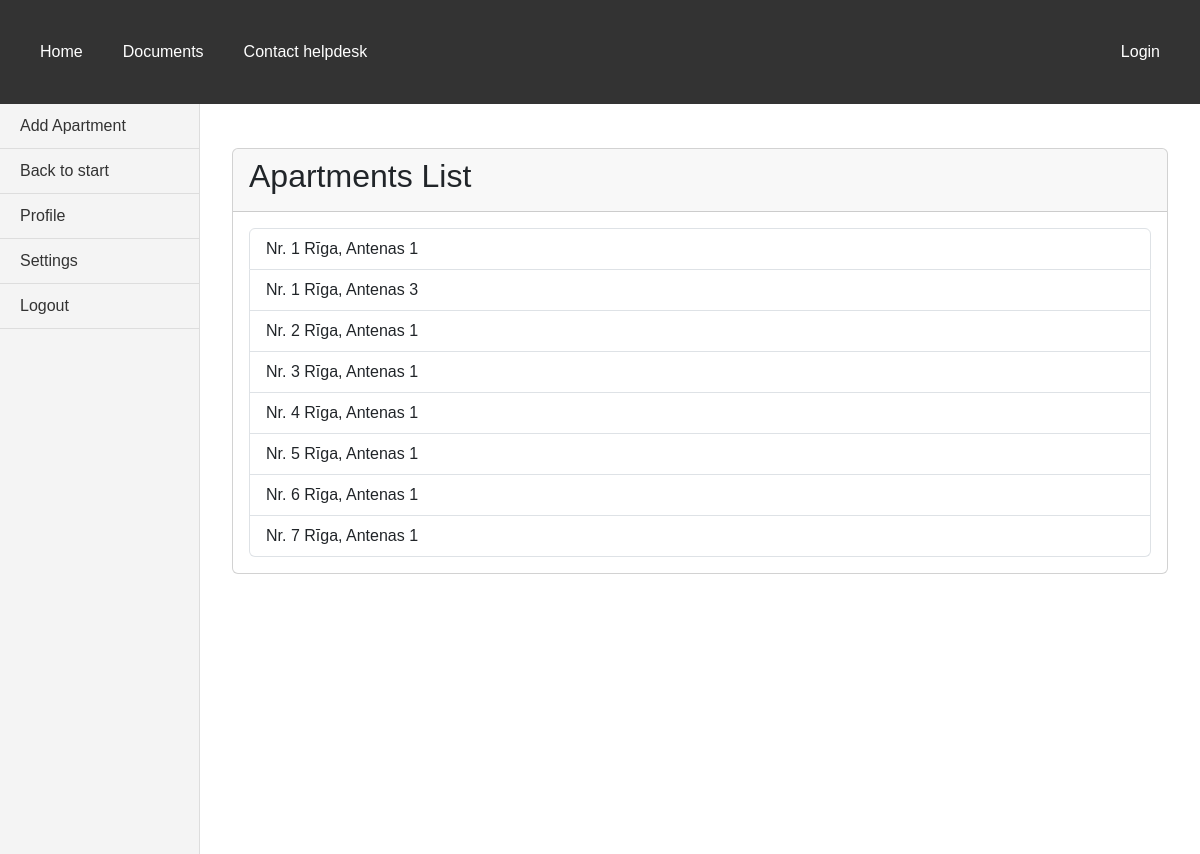
The page /bills/apartments/ on the database its author committed.
### bills/models.py (models this page shows, shortened)
class Apartment(models.Model):
    address = models.ForeignKey(House, on_delete=models.CASCADE)
    apartment_nr = models.IntegerField(validators=[MinValueValidator(1, 'Must be at least 1')])
    area = models.IntegerField("Area of apartment", validators=[MinValueValidator(1, 'Must be at least 1')])
    mean_house_part = models.DecimalField(max_digits=10, decimal_places=2, validators=[MinValueValidator(0, 'Must be at least 0')])
    heated_area = models.IntegerField("Heated area of apartment", validators=[MinValueValidator(0, 'Must be at least 0')])
    cold_meters_count = models.IntegerField("Count of cold water meters", validators=[MinValueValidator(0, 'Can not be negative number')])
    hot_meters_count = models.IntegerField("Count of hot water meters", validators=[MinValueValidator(0, 'Can not be negative number')])
    heat_meters_count = models.IntegerField("Count of heat meters", validators=[MinValueValidator(0, 'Can not be negative number')])
    electricity_meters_count = models.IntegerField("Count of electricity meters", validators=[MinValueValidator(0, 'Can not be negative number')])
    gas_meters_count = models.IntegerField("Count of gas meters", validators=[MinValueValidator(0, 'Can not be negative number')])
    living_person_count = models.IntegerField("Count of living persons", validators=[MinValueValidator(0, 'Can not be negative number')])
    declared_person_count = models.IntegerField("Count of declared persons", validators=[MinValueValidator(0, 'Can not be negative number')])
    consumer = models.ForeignKey(Consumer, on_delete=models.PROTECT, default='')
    contract_nr = models.CharField(null=True, max_length=50, validators=[MinLengthValidator(2, 'Must be at least 2 characters')])
    def __str__(self):
        return 'Nr. ' + str(self.apartment_nr) + '  ' + str(self.address)

class House(models.Model):
    CALCULATION_CHOICES = [
        ('volume', 'Volume'),
        ('object_count', 'Object count'),
        ('part_of_house', 'Part of house'),
        ('living_person_count', 'Living person count'),
        ('declared_person_count', 'Declared person count'),
    ]
    CHOICES_WATER_DIFFERENCE_CALCULATION = [
        (None, 'Select water difference calculation method'),
        ('object_count', 'Object count'),
        ('last_month_consumption', 'Last month consumption'),
        ('last_3_months_consumption', 'Last 3 months consumption'),
        ('part_of_house', 'Part of house'),
        ('living_person_count', 'Living person count'),
        ('declared_person_count', 'Declared person count'),
        ('room_wo_person', 'Room without person'),
        ]
    address = models.CharField(max_length=50, validators=[
        MinLengthValidator(6, 'Must be at least 6 characters'),
        MaxLengthValidator(50, 'Max length is 50 characters')
    ])
    apartment_count = models.IntegerField(validators=[MinValueValidator(0, 'Can not be negative number')])
    area_of_apartments_total = models.IntegerField(validators=[MinValueValidator(0, 'Can not be negative number')])
    area_of_apartments_heated_total = models.IntegerField("Total heated area of apartments", validators=[MinValueValidator(0, 'Can not be negative number')])
    living_person_count = models.IntegerField("Count of living persons", validators=[MinValueValidator(0, 'Can not be negative number')])
    declared_person_count = models.IntegerField("Count of declared persons", validators=[MinValueValidator(0, 'Can not be negative number')])
    area_total = models.IntegerField(validators=[MinValueValidator(0, 'Can not be negative number')])
    water_calculation_type_1 = models.CharField(max_length=30, choices=CALCULATION_CHOICES, default='volume')
    water_calculation_type_2 = models.CharField(max_length=30, choices=CALCULATION_CHOICES, default='living_person_count')
    water_difference_calculation = models.CharField(max_length=30, choices=CHOICES_WATER_DIFFERENCE_CALCULATION, default='object_count')
    waste_calculation_type = models.CharField(max_length=30, choices=CALCULATION_CHOICES, default='living_person_count')
    waste_water_calculation_type = models.CharField(max_length=30, choices=CALCULATION_CHOICES, default='living_person_count')
    norm_for_person = models.DecimalField(max_digits=10, decimal_places=2, default=0)
    def __str__(self):
        return str(self.address)

### bills/views.py (the view)
# urls.py: path("apartments/", views.ApartmentListView.as_view(), name='apartments'),
class ApartmentListView(ListView):
    model = Apartment
    template_name = 'customers_list.html'
    context_object_name = "apartments"
    ordering = ["apartment_nr"]

### bills/templates/bills/apartment_list.html (shortened to what this page needs)
{% extends 'base.html' %}
{% block sidebar %}
<aside class="vertical-menu">
    <a href="{% url 'add_apartment' %}">Add Apartment</a>
    <a href="{% url 'index' %}">Back to start</a>
    <a href="#">Profile</a>
    <a href="#">Settings</a>
    <a href="#">Logout</a>
</aside>
{% endblock %}
{% block content %}
<div class="container mt-4">
    <div class="card">
        <div class="card-header">
            <h2>Apartments List</h2>
        </div>
        <div class="card-body">
            <div class="list-group">
                {% for item in object_list %}
                    <a href="{% url 'apartment_update' item.pk %}" class="list-group-item list-group-item-action">
                        {{ item }}
                    </a>
                {% endfor %}
            </div>
        </div>
    </div>
</div>
{% endblock %}

### static/css/styles.css (style rules this page uses)
body { margin: 0; font-family: Arial, sans-serif; display: flex; flex-direction: column; }
.vertical-menu { width: 200px; background-color: #f4f4f4; padding: 0; margin: 0; border-right: 1px solid #ddd; display: flex; flex-direction: column; min-height: calc(100vh - 50px); }
.vertical-menu a { padding: 10px 20px; text-decoration: none; color: #333; border-bottom: 1px solid #ddd; }

### rows shown on the page
Apartment: apartment_nr+address "Nr. 1 Rīga, Antenas 1"
Apartment: apartment_nr+address "Nr. 1 Rīga, Antenas 3"
Apartment: apartment_nr+address "Nr. 2 Rīga, Antenas 1"
Apartment: apartment_nr+address "Nr. 3 Rīga, Antenas 1"
Apartment: apartment_nr+address "Nr. 4 Rīga, Antenas 1"
Apartment: apartment_nr+address "Nr. 5 Rīga, Antenas 1"
Apartment: apartment_nr+address "Nr. 6 Rīga, Antenas 1"
Apartment: apartment_nr+address "Nr. 7 Rīga, Antenas 1"
